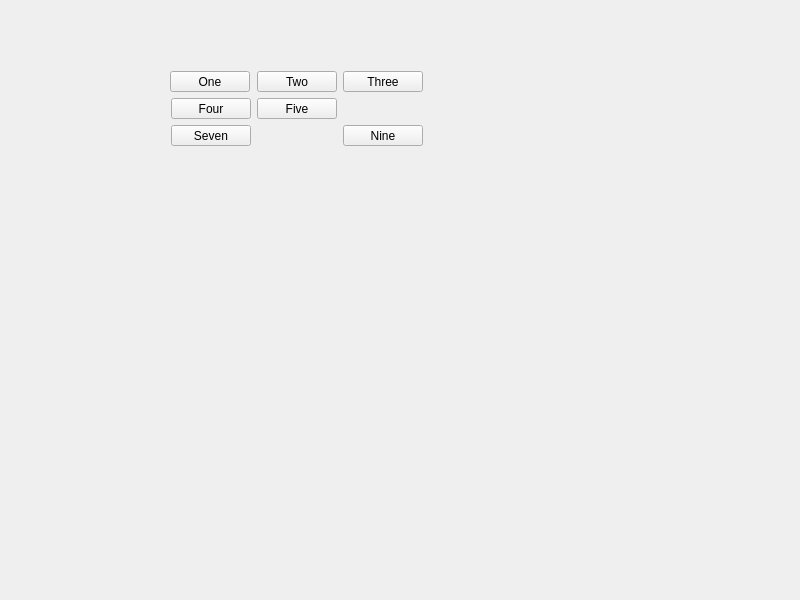
<?xml version="1.0" encoding="UTF-8"?>
<ui version="4.0">
 <class>Widget</class>
 <widget class="QWidget" name="Widget">
  <property name="geometry">
   <rect>
    <x>0</x>
    <y>0</y>
    <width>800</width>
    <height>600</height>
   </rect>
  </property>
  <property name="windowTitle">
   <string>Widget</string>
  </property>
  <widget class="QPushButton" name="OneBtn">
   <property name="geometry">
    <rect>
     <x>170</x>
     <y>71</y>
     <width>80</width>
     <height>21</height>
    </rect>
   </property>
   <property name="text">
    <string>One</string>
   </property>
  </widget>
  <widget class="QPushButton" name="FourBtn">
   <property name="geometry">
    <rect>
     <x>171</x>
     <y>98</y>
     <width>80</width>
     <height>21</height>
    </rect>
   </property>
   <property name="text">
    <string>Four</string>
   </property>
  </widget>
  <widget class="QPushButton" name="TwoBtn">
   <property name="geometry">
    <rect>
     <x>257</x>
     <y>71</y>
     <width>80</width>
     <height>21</height>
    </rect>
   </property>
   <property name="text">
    <string>Two</string>
   </property>
  </widget>
  <widget class="QPushButton" name="ThreeBtn">
   <property name="geometry">
    <rect>
     <x>343</x>
     <y>71</y>
     <width>80</width>
     <height>21</height>
    </rect>
   </property>
   <property name="sizePolicy">
    <sizepolicy hsizetype="Minimum" vsizetype="Expanding">
     <horstretch>0</horstretch>
     <verstretch>0</verstretch>
    </sizepolicy>
   </property>
   <property name="text">
    <string>Three</string>
   </property>
  </widget>
  <widget class="QPushButton" name="FiveBtn">
   <property name="geometry">
    <rect>
     <x>257</x>
     <y>98</y>
     <width>80</width>
     <height>21</height>
    </rect>
   </property>
   <property name="text">
    <string>Five</string>
   </property>
  </widget>
  <widget class="QPushButton" name="SevenBtn">
   <property name="geometry">
    <rect>
     <x>171</x>
     <y>125</y>
     <width>80</width>
     <height>21</height>
    </rect>
   </property>
   <property name="text">
    <string>Seven</string>
   </property>
  </widget>
  <widget class="QPushButton" name="NineBtn">
   <property name="geometry">
    <rect>
     <x>343</x>
     <y>125</y>
     <width>80</width>
     <height>21</height>
    </rect>
   </property>
   <property name="text">
    <string>Nine</string>
   </property>
  </widget>
 </widget>
 <resources/>
 <connections/>
</ui>
